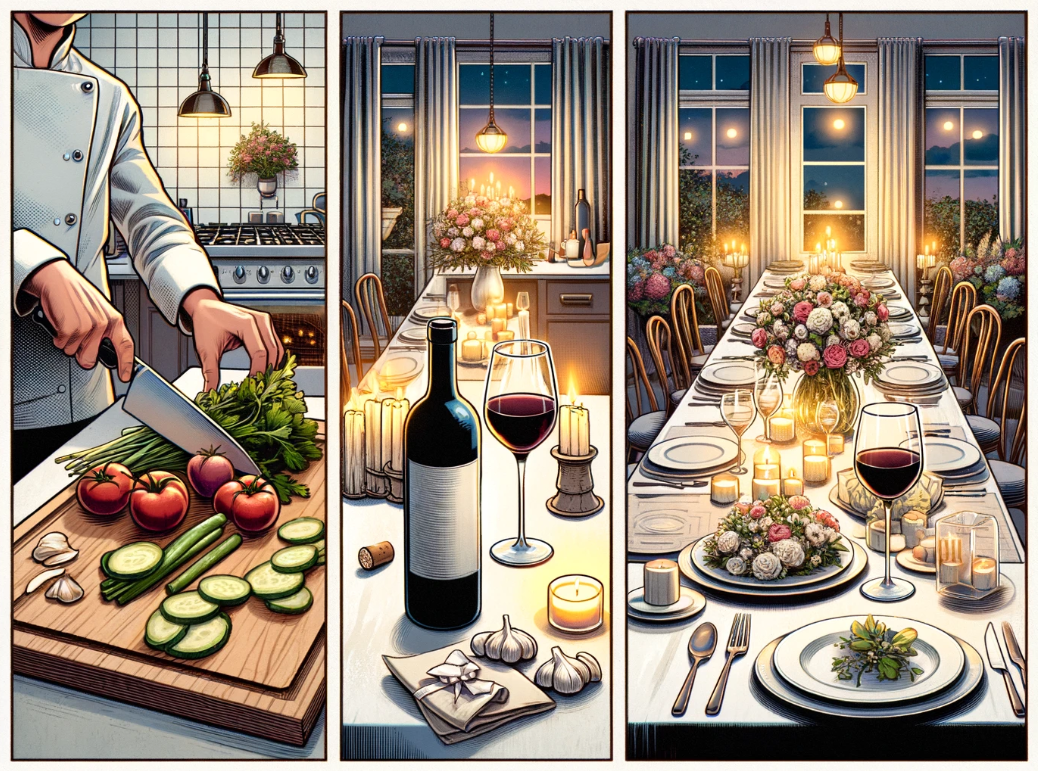
#> input picture without_text/AI/a beautiful romantic dinner being prepared.png, 1038 x 771 px, found by its file name; the run also reads 2 pictures not shown here
$ jupyter execute --allow-errors Bakalaurs.ipynb   (shell and % lines are left out)
#> lines starting #> are read from the running program, lines starting #| are printed output that depends on the picture
<a href="https://colab.research.google.com/github/EduardsLapins/Feasibility-Analysis-for-Multi-Layered-Text-to-Image-Generation-of-Comic-Strips/blob/main/Bakalaurs.ipynb" target="_parent"></a>

[cell 1]
# recalculating all elo's because I found an image that was duplicate

import json

with open('/content/image-assets.json', 'r') as file:
#> (reads results/image-assets.json from the repository)
    assets_data = json.load(file)

for asset in assets_data:
    asset['elo'] = 700 if asset['human'] == True else 500

with open('/content/battles.json', 'r') as file:
#> (reads results/battles.json from the repository)
    battles_data = json.load(file)

def calculate_elo_change(player_elo, opponent_elo, player_score):
    k_factor = 32
    expected_score = 1 / (1 + 10 ** ((opponent_elo - player_elo) / 400))
    return k_factor * (player_score - expected_score)

elo_dict = {asset['uuid']: asset['elo'] for asset in assets_data}
for battle in battles_data:
    winner_elo = elo_dict[battle['winner']]
    loser_elo = elo_dict[battle['loser']]
    elo_change_winner = calculate_elo_change(winner_elo, loser_elo, 1)
    elo_change_loser = calculate_elo_change(loser_elo, winner_elo, 0)

    elo_dict[battle['winner']] += round(elo_change_winner)
    elo_dict[battle['loser']] += round(elo_change_loser)

for asset in assets_data:
    asset['elo'] = elo_dict[asset['uuid']]

with open('/content/image-assets.json', 'w') as file:
    json.dump(assets_data, file, indent=4)

[cell 2]
# Helper functions to calculate some basic information about the data

# [25 lines left out: functions calculate_average_elo, calculate_win_loss_ratio, calculate_average_user_accuracy, find_extremes_in_elo, not called in this run]

# **Basic statistical data about the dataset**

[cell 3]
import json
import pandas as pd

with open('image-assets.json') as f:
    image_assets_data = json.load(f)

with open('gameResults.json') as f:
#> (reads results/gameResults.json from the repository)
    game_results_data = json.load(f)

with open('battles.json') as f:
    battles = json.load(f)

image_assets_df = pd.DataFrame(image_assets_data)
game_results_df = pd.DataFrame(game_results_data)
battles_df = pd.DataFrame(battles)

# Total matches
print()
print()
total_matches = len(battles_df)
print(f'Total Matches: {total_matches}')

# Total sessions finished
print()
print()
total_sessions = len(game_results_df)
print(f'Total Sessions Finished: {total_sessions}')

# Most matches
print()
print()
sorted_by_plays = image_assets_df.sort_values(by='total_plays', ascending=False)
print("Table Sorted by Total Plays:")
print(sorted_by_plays[['name', 'total_plays']].head())
total_plays = sorted_by_plays['total_plays'].sum()
print(f'Total Plays for All Images: {total_plays}')

# Most wins
print()
print()
sorted_by_wins = image_assets_df.sort_values(by='wins', ascending=False)
print("\nTable Sorted by Most Wins:")
print(sorted_by_wins[['name', 'wins']].head())

# Most losses
print()
print()
sorted_by_losses = image_assets_df.sort_values(by='losses', ascending=False)
print("\nTable Sorted by Most Losses:")
print(sorted_by_losses[['name', 'losses']].head())

# Best win rate
print()
print()
image_assets_df['win_rate'] = image_assets_df['wins'] / image_assets_df['total_plays']
sorted_by_win_rate = image_assets_df.sort_values(by='win_rate', ascending=False)
print("\nTable Sorted by Win Rate:")
print(sorted_by_win_rate[['name', 'win_rate']].head())

# Combined
# combined_sorted_table = image_assets_df.sort_values(by=['total_plays', 'wins', 'losses', 'win_rate'], ascending=False)
# print("\nTable Sorted by Plays, Wins, Losses, and Win Rate:")
# print(combined_sorted_table[['name', 'total_plays', 'wins', 'losses', 'win_rate']].head())

# Average Elo's
print()
print()
average_elo_human = image_assets_df[image_assets_df['human'] == True]['elo'].mean()
average_elo_ai = image_assets_df[image_assets_df['human'] == False]['elo'].mean()
print(f'Average Elo for Humans: {average_elo_human:.2f}')
print(f'Average Elo for AI: {average_elo_ai:.2f}')

# **Histogram of Elo distribution**

[cell 4]
import matplotlib.pyplot as plt

plt.figure(figsize=(10, 6))
plt.grid(axis='y', zorder=0)
plt.hist(image_assets_df[image_assets_df['human'] == True]['elo'], bins=20, alpha=0.7, label='Human Images', zorder=3)
plt.hist(image_assets_df[image_assets_df['human'] == False]['elo'], bins=20, alpha=0.7, label='AI Images', zorder=3)
plt.xlabel('Elo Rating')
plt.ylabel('Frequency')
plt.title('Elo Rating Distribution with Disparity')
plt.legend()
plt.show()
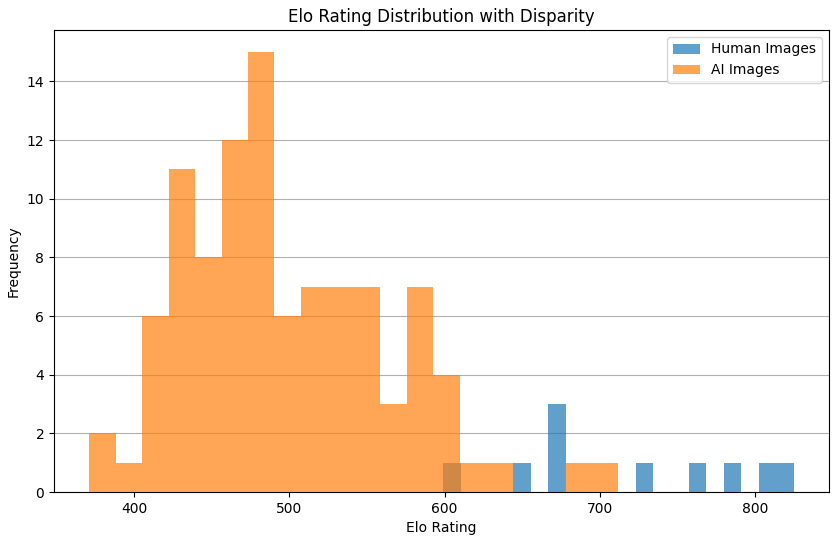
#> figure drawn by matplotlib, 1 panel; tallest bar 3 high, from x = 666.8 to 678.1; tallest bar 15 high, from x = 473.3 to 490.4

# **Best performers**

[cell 5]
# Best performers
# Human
best_human_images = image_assets_df[image_assets_df['human'] == True].sort_values(by='elo', ascending=False).head(5)
print("Top 5 Best Performing Human Images:")
print(best_human_images[['name', 'elo']])


# AI
print()
print()
best_ai_images = image_assets_df[image_assets_df['human'] == False].sort_values(by='elo', ascending=False).head(5)
print("\nTop 5 Best Performing AI Images:")
print(best_ai_images[['name', 'elo']])


# Worst performers
# Human
print()
print()
worst_human_images = image_assets_df[image_assets_df['human'] == True].sort_values(by='elo').head(5)
print("\nTop 5 Worst Performing Human Images:")
print(worst_human_images[['name', 'elo']])


# AI
print()
print()
worst_ai_images = image_assets_df[image_assets_df['human'] == False].sort_values(by='elo').head(5)
print("\nTop 5 Worst Performing AI Images:")
print(worst_ai_images[['name', 'elo']])

# **User session statistics**

[cell 6]
# User session results


total_correct = game_results_df['correct'].sum()
total_incorrect = game_results_df['wrong'].sum()

# Calculate user accuracy
user_accuracy = total_correct / (total_correct + total_incorrect)

print(f'User Accuracy: {user_accuracy:.5f}')
print(f'Total Correct Guesses: {total_correct}')
print(f'Total Incorrect Guesses: {total_incorrect}')

# **Recalculating the data, with no Elo disparity**

[cell 7]
# Simulating the Elo, if it was equal for all images from the start

initial_elo = 500
elo_ratings = {image['uuid']: initial_elo for image in image_assets_data}

def calculate_elo(winner_uuid, loser_uuid, elo_ratings, k_factor=32):
    winner_elo = elo_ratings[winner_uuid]
    loser_elo = elo_ratings[loser_uuid]

    expected_score_winner = 1 / (1 + 10 ** ((loser_elo - winner_elo) / 400))
    expected_score_loser = 1 - expected_score_winner

    winner_change = round(k_factor * (1 - expected_score_winner))
    loser_change = round(k_factor * (0 - expected_score_loser))

    elo_ratings[winner_uuid] += winner_change
    elo_ratings[loser_uuid] += loser_change

for battle in battles:
    calculate_elo(battle['winner'], battle['loser'], elo_ratings)


for image in image_assets_data:
    image['new_elo'] = elo_ratings[image['uuid']]


sorted_images_new_elo = sorted(image_assets_data, key=lambda x: x['new_elo'], reverse=True)


print("Top 5 Images Based on New Elo Ratings:")
for image in sorted_images_new_elo[:5]:
    print(f"{image['name']} - New Elo: {image['new_elo']}")

[cell 8]
import matplotlib.pyplot as plt

human_images = [image for image in image_assets_data if image['human']]
ai_images = [image for image in image_assets_data if not image['human']]

original_elos_human = [image['elo'] for image in human_images]
new_elos_human = [image['new_elo'] for image in human_images]

original_elos_ai = [image['elo'] for image in ai_images]
new_elos_ai = [image['new_elo'] for image in ai_images]

plt.figure(figsize=(10, 6))
plt.scatter(original_elos_human, new_elos_human, alpha=0.7, color='blue', label='Human')
plt.scatter(original_elos_ai, new_elos_ai, alpha=0.7, color='green', label='AI')
plt.title('Comparison of Original vs. New Elo Ratings')
plt.xlabel('Original Elo Ratings')
plt.ylabel('New Elo Ratings')
plt.grid(True)
plt.legend()
plt.plot([min(original_elos_human + original_elos_ai), max(original_elos_human + original_elos_ai)], [min(new_elos_human + new_elos_ai), max(new_elos_human + new_elos_ai)], color='red', linestyle='--')  # Line y=x for reference
plt.show()
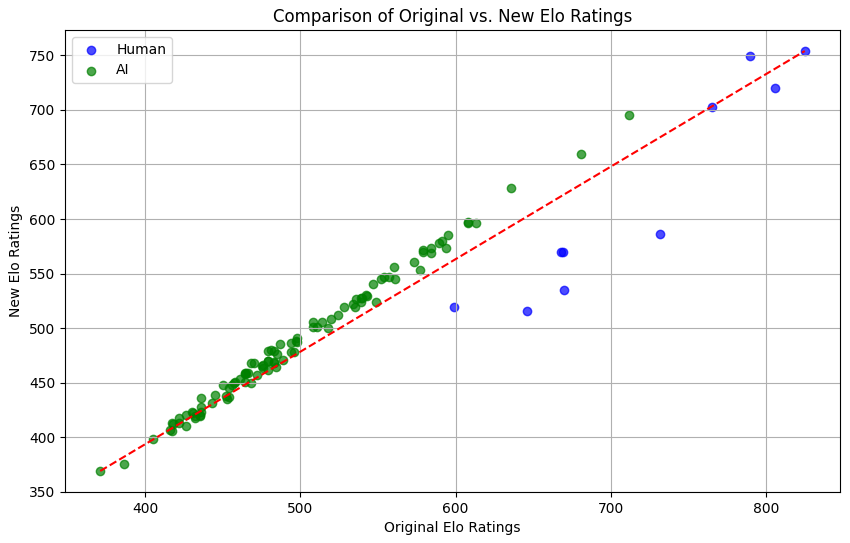
#> figure drawn by matplotlib, 1 panel

[cell 9]
import matplotlib.pyplot as plt

image_assets_df['new_elo'] = [image['new_elo'] for image in image_assets_data]

plt.figure(figsize=(10,6))
plt.grid(axis='y', zorder=0)
plt.hist(image_assets_df[image_assets_df['human'] == True]['new_elo'], bins=20, alpha=0.7, label='Human Images', zorder=3)
plt.hist(image_assets_df[image_assets_df['human'] == False]['new_elo'], bins=20, alpha=0.7, label='AI Images', zorder=3)
plt.xlabel('Elo Rating')
plt.ylabel('Frequency')
plt.title('Elo Rating Distribution without Disparity')
plt.legend()
plt.show()
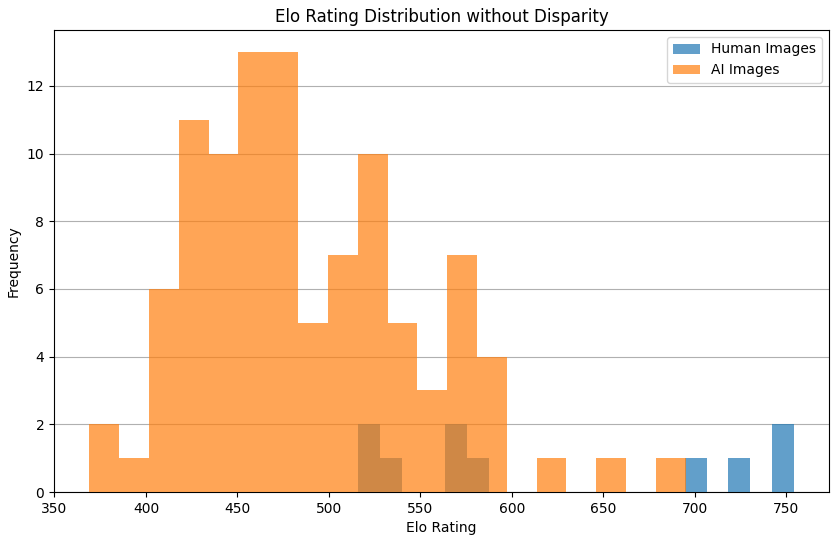
#> figure drawn by matplotlib, 1 panel

[cell 10]
# Best performers
# Human
best_human_images = image_assets_df[image_assets_df['human'] == True].sort_values(by='new_elo', ascending=False).head(5)
print("Top 5 Best Performing Human Images:")
print(best_human_images[['name', 'new_elo']])


# AI
print()
print()
best_ai_images = image_assets_df[image_assets_df['human'] == False].sort_values(by='new_elo', ascending=False).head(5)
print("\nTop 5 Best Performing AI Images:")
print(best_ai_images[['name', 'new_elo']])


# Worst performers
# Human
print()
print()
worst_human_images = image_assets_df[image_assets_df['human'] == True].sort_values(by='new_elo').head(5)
print("\nTop 5 Worst Performing Human Images:")
print(worst_human_images[['name', 'new_elo']])


# AI
print()
print()
worst_ai_images = image_assets_df[image_assets_df['human'] == False].sort_values(by='new_elo').head(5)
print("\nTop 5 Worst Performing AI Images:")
print(worst_ai_images[['name', 'new_elo']])


# Average Elo's
print()
print()
average_elo_human = image_assets_df[image_assets_df['human'] == True]['new_elo'].mean()
average_elo_ai = image_assets_df[image_assets_df['human'] == False]['new_elo'].mean()
print(f'Average Elo for Humans: {average_elo_human:.2f}')
print(f'Average Elo for AI: {average_elo_ai:.2f}')

[cell 11]
best = image_assets_df.sort_values(by='new_elo', ascending=False)
selected_columns = best[['name', 'uuid', 'human', 'elo', 'new_elo', 'beat_ai', 'beat_human', 'lost_to_ai', 'lost_to_human', 'losses', 'wins', 'total_plays']]
print("Top 5 Best Performing Images:")
print(selected_columns)

[cell 12]
selected_columns.to_excel('top_performing_images.xlsx', index=False)

#> (a cell that did not finish here is left out)

# **Trying to find something statistically significant**

[cell 14]
from scipy.stats import binomtest

# Analysing the user ability to confidently discern human and AI works

total_correct = game_results_df['correct'].sum()
total_guesses = total_correct + game_results_df['wrong'].sum()

p_value = binomtest(total_correct, total_guesses, p=0.5)
print(f'Binomial test p-value: {p_value}')

[cell 15]
from scipy.stats import ttest_ind

# Seeing if there is strong indication that human works are clearly different from AI

elo_ai = image_assets_df[image_assets_df['human'] == False]['new_elo']
elo_human = image_assets_df[image_assets_df['human'] == True]['new_elo']

t_stat, p_value = ttest_ind(elo_ai, elo_human, equal_var=False)
print(f'T-test p-value: {p_value}')

[cell 16]
import pandas as pd
import matplotlib.pyplot as plt


def calculate_elo_change(winner_elo, loser_elo, k_factor=32):
    expected_winner = 1 / (1 + 10 ** ((loser_elo - winner_elo) / 400))
    expected_loser = 1 - expected_winner
    winner_change = round(k_factor * (1 - expected_winner))
    loser_change = round(k_factor * (0 - expected_loser))
    return winner_change, loser_change


initial_elo = 500
elo_ratings = {uuid: [initial_elo] for uuid in image_assets_df['uuid']}


for _, row in battles_df.iterrows():
    winner_uuid = row['winner']
    loser_uuid = row['loser']
    winner_elo = elo_ratings[winner_uuid][-1]
    loser_elo = elo_ratings[loser_uuid][-1]

    winner_change, loser_change = calculate_elo_change(winner_elo, loser_elo)
    new_winner_elo = winner_elo + winner_change
    new_loser_elo = loser_elo + loser_change

    elo_ratings[winner_uuid].append(new_winner_elo)
    elo_ratings[loser_uuid].append(new_loser_elo)


for image in image_assets_df.to_dict('records'):
    elo_ratings[image['uuid']].append('human' if image['human'] else 'ai')


plt.figure(figsize=(12, 8))
for uuid, history in elo_ratings.items():
    image_type = history.pop()
    color = 'red' if image_type == 'human' else 'gray'
    plt.plot(range(len(history)), history, color=color)

plt.xlabel('Match Sequence Number')
plt.ylabel('Elo Rating')
plt.title('Elo Rating History for All Images')
plt.tight_layout()
plt.show()
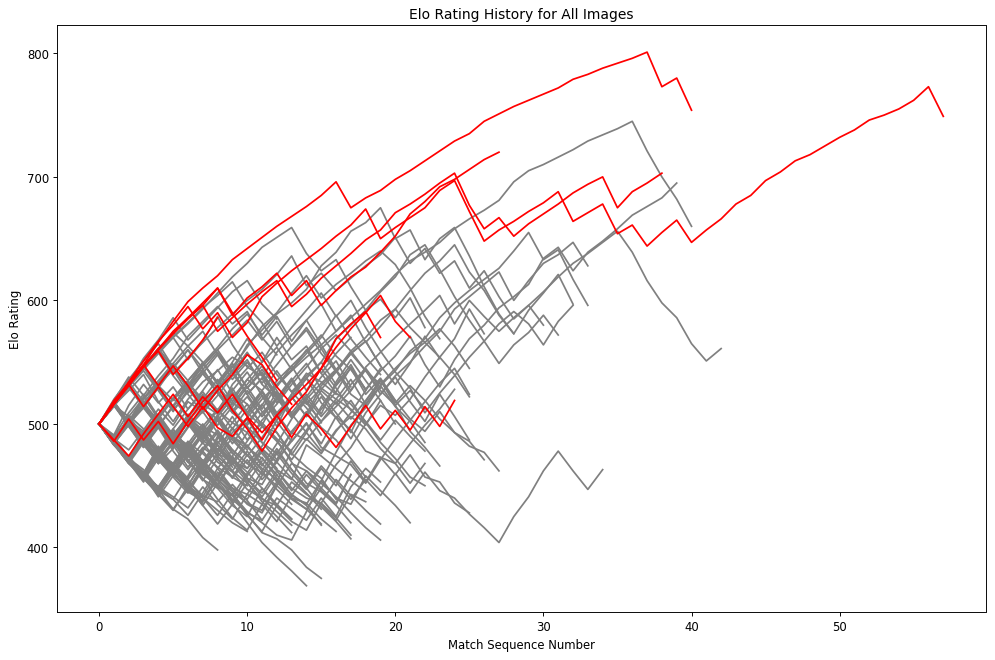
#> figure drawn by matplotlib, 1 panel; curve peaks at x = 24, y = 645; curve peaks at x = 4, y = 508; curve peaks at x = 22, y = 571

[cell 17]
# Finding how many AI comics fit within the human Elo range

human_elo_ratings = image_assets_df[image_assets_df['human'] == True]['new_elo']
min_human_elo = human_elo_ratings.min()
max_human_elo = human_elo_ratings.max()


ai_elo_ratings = image_assets_df[image_assets_df['human'] == False]['new_elo']
ai_comics_in_human_range = ai_elo_ratings[(ai_elo_ratings >= min_human_elo) & (ai_elo_ratings <= max_human_elo)].count()


total_ai_comics = ai_elo_ratings.count()
percentage_ai_in_human_range = (ai_comics_in_human_range / total_ai_comics) * 100
print(f"Percentage of AI comics within human Elo rating range: {percentage_ai_in_human_range:.2f}%")

[cell 18]
# Finding how many AI comics fit within the human Elo range (with disparity)

human_elo_ratings = image_assets_df[image_assets_df['human'] == True]['elo']
min_human_elo = human_elo_ratings.min()
max_human_elo = human_elo_ratings.max()


ai_elo_ratings = image_assets_df[image_assets_df['human'] == False]['elo']
ai_comics_in_human_range = ai_elo_ratings[(ai_elo_ratings >= min_human_elo) & (ai_elo_ratings <= max_human_elo)].count()


total_ai_comics = ai_elo_ratings.count()
percentage_ai_in_human_range = (ai_comics_in_human_range / total_ai_comics) * 100
print(f"Percentage of AI comics within human Elo rating range: {percentage_ai_in_human_range:.2f}%")

# **Trying to get YOLO working**

[cell 19]
# [43 lines left out: function decode_predictions, not called in this run]

[cell 20]
# [44 lines left out: function non_max_suppression, not called in this run]

[cell 21]

import cv2
import numpy as np
from matplotlib import pyplot as plt

def detect_text_east(image_path, min_confidence=0.5, width=320, height=320):
#> called with min_confidence = 0.9, width = 320, height = 320
    image = cv2.imread(image_path)
#> image is the input picture: shape (771, 1038, 3); mean B, G, R 123.1, 139.1, 153.8
    orig = image.copy()
    orig_height, orig_width = image.shape[:2]

    rW = orig_width / float(width)
    rH = orig_height / float(height)

    image = cv2.resize(image, (width, height))
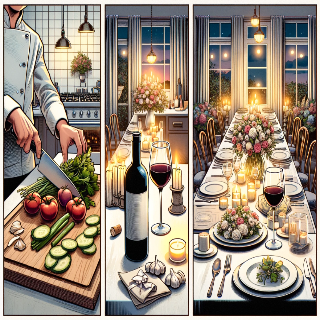
#> image: shape (320, 320, 3); mean B, G, R 123, 138.9, 153.6
    (H, W) = image.shape[:2]

    layer_names = [
        "feature_fusion/Conv_7/Sigmoid",
        "feature_fusion/concat_3"
    ]

    net = cv2.dnn.readNet('frozen_east_text_detection.pb')
    blob = cv2.dnn.blobFromImage(image, 1.0, (W, H), (123.68, 116.78, 103.94), swapRB=True, crop=False)
    net.setInput(blob)
    (scores, geometry) = net.forward(layer_names)

    (rects, confidences) = decode_predictions(scores, geometry, min_confidence)

    boxes = non_max_suppression(np.array(rects), probs=confidences)

    filtered_boxes = []
    for (startX, startY, endX, endY) in boxes:

        size = (endX - startX) * (endY - startY)
        if 100 < size < 1000:
            filtered_boxes.append((startX, startY, endX, endY))


    for (startX, startY, endX, endY) in filtered_boxes:
        startX = int(startX * rW)
        startY = int(startY * rH)
        endX = int(endX * rW)
        endY = int(endY * rH)
        cv2.rectangle(orig, (startX, startY), (endX, endY), (0, 255, 0), 2)

    plt.imshow(cv2.cvtColor(orig, cv2.COLOR_BGR2RGB))
    plt.title('Text Detection with EAST')
    plt.show()

    return filtered_boxes

#> (the rest of this cell did not finish here and is left out)

#> (a cell that did not finish here is left out)

#> call 2 of detect_text_east, with min_confidence = 0.9, width = 320, height = 320
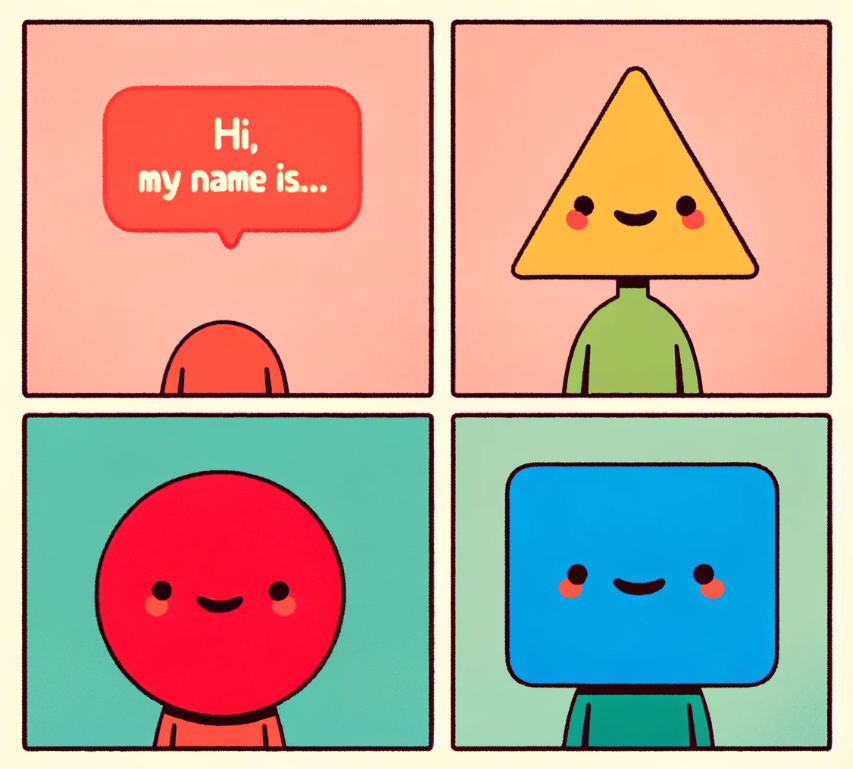
#> input picture with_text/AI/a circle in frame 1, a square in frame 2, and a triangle in frame 3 all say hi, my name is.png, 853 x 769 px, found by its file name
#> in detect_text_east, image is the input picture: shape (769, 853, 3); mean B, G, R 148.6, 162.6, 188.1
#> in detect_text_east (call 2), `image = cv2.resize(image, (width, height))`:
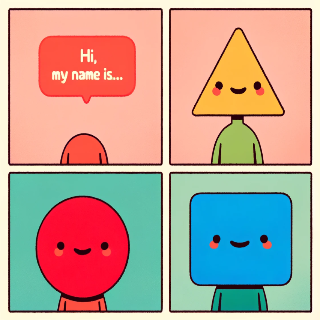
#> image: shape (320, 320, 3); mean B, G, R 148.2, 162.2, 187.7

#> (a cell that did not finish here is left out)

#> (the rest of the program and of its run is left out)
